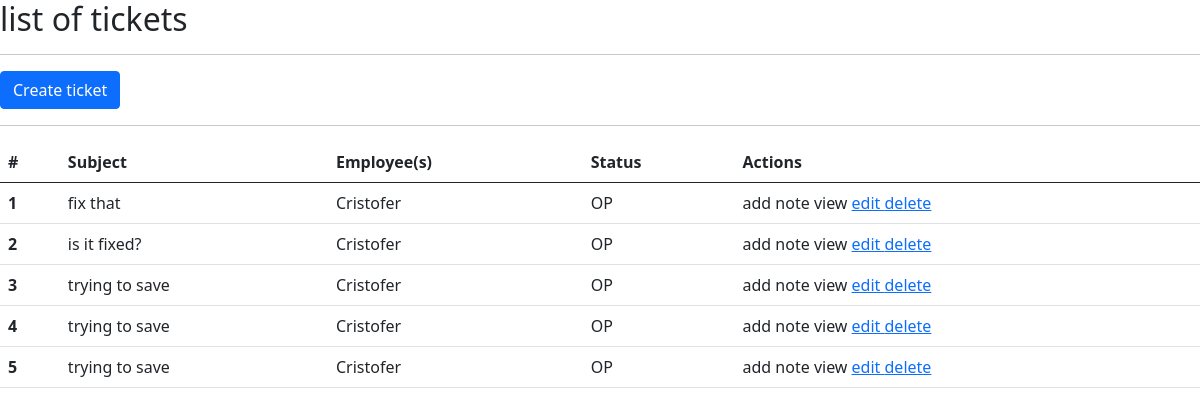
/tickets/, run on an earlier commit of the app's database.
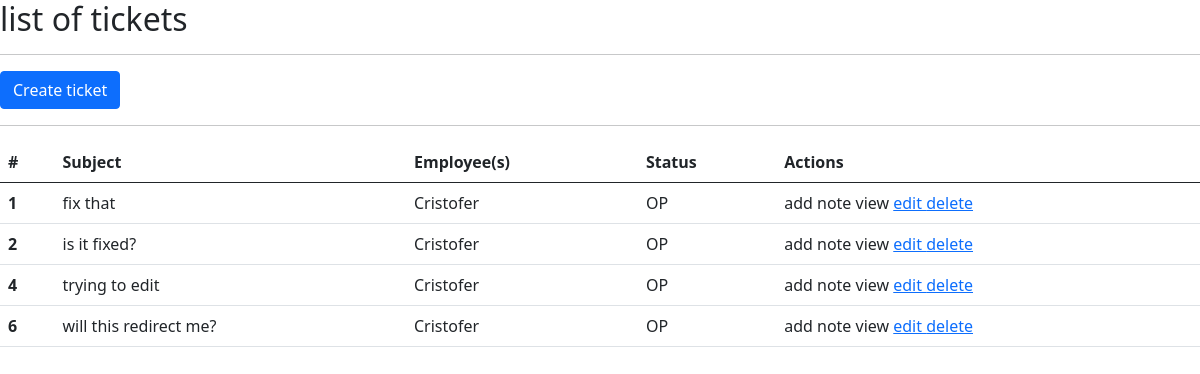
And on a later commit of the database.
### tickets/models.py (models this page shows, shortened)
class Ticket(models.Model):
    id = models.AutoField(primary_key=True)
    subject = models.CharField(max_length=100)
    employee = models.ForeignKey(Employee, on_delete=models.CASCADE)
    description= models.TextField(max_length=500)
    date = models.DateField(auto_now_add=True)
    status = models.CharField(max_length=50, choices=STATUS_OPTIONS)
    start_date = models.DateField(default=datetime.date.today)
    end_date = models.DateField(default=datetime.date.today)
    notes = models.TextField(null=True)

### employee/models.py (models this page shows)
class Employee(models.Model):
    id = models.AutoField(primary_key=True)
    first_name = models.CharField(max_length=100)
    last_name = models.CharField(max_length=100)
    email = models.EmailField(max_length=200)
    status = models.CharField(max_length=50, choices=STATUS_OPTIONS)
    password = models.CharField(max_length=100)
    def __str__(self):
        return self.first_name

### tickets/views.py (the view)
# urls.py: path('', views.index, name="ticket_list"),
def index(request):
    tickets = Ticket.objects.all()
    context={"tickets":tickets}
    return render(request, 'tickets/tickets_list.html', context)

### tickets/templates/tickets/tickets_list.html
{% extends 'tickets/base.html' %}
{% block content %}
<h2>list of tickets</h2>
<hr>
<table class="table">
<a class="btn btn-primary" href="{% url 'ticket_create' %}">Create ticket</a>
<hr>
  <thead>
    <tr>
      <th scope="col">#</th>
      <th scope="col">Subject</th>
      <th scope="col">Employee(s)</th>
      <th scope="col">Status</th>
      <th scope="col">Actions</th>
    </tr>
  </thead>
  <tbody>
  {% for ticket in tickets %}
    <tr>
      <th scope="row">{{ticket.id}}</th>
      <td>{{ticket.subject}}</td>
      <td>{{ticket.employee}}</td>
      <td>{{ticket.status}}</td>
      <td><a>add note </a><a> view </a><a href="{% url 'ticket_update' ticket.id %}"> edit </a><a href="{% url 'ticket_delete' ticket.id %}"> delete </a></td>
    </tr>
  {% endfor %}
  </tbody>
</table>
{% endblock content %}

### tickets/templates/tickets/base.html (shortened to what this page needs)
<!DOCTYPE html>
<html>
    <head>
        <link href="https://cdn.jsdelivr.net/npm/bootstrap@5.0.0-beta3/dist/css/bootstrap.min.css" rel="stylesheet">
    </head>
    <body>
            {% block content %}
            {% endblock content %}
    </body>
</html>

What changed in the data, as far as the page shows it:
removed Ticket: id "3", subject "trying to save", employee "Cristofer", status "OP"
removed Ticket: id "5", subject "trying to save", employee "Cristofer", status "OP"
changed Ticket id 4: subject "trying to save" → "trying to edit"
added Ticket: id "6", subject "will this redirect me?", employee "Cristofer", status "OP"
